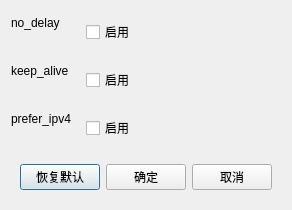
<?xml version="1.0" encoding="UTF-8"?>
<ui version="4.0">
 <class>EditTcpSettingsForm</class>
 <widget class="QDialog" name="EditTcpSettingsForm">
  <property name="geometry">
   <rect>
    <x>0</x>
    <y>0</y>
    <width>279</width>
    <height>200</height>
   </rect>
  </property>
  <property name="windowTitle">
   <string>Dialog</string>
  </property>
  <property name="modal">
   <bool>true</bool>
  </property>
  <layout class="QVBoxLayout" name="verticalLayout">
   <item>
    <layout class="QFormLayout" name="formLayout">
     <item row="0" column="1">
      <widget class="QWidget" name="widget_4" native="true">
       <layout class="QHBoxLayout" name="horizontalLayout_3">
        <item>
         <widget class="QCheckBox" name="no_delay">
          <property name="text">
           <string>启用</string>
          </property>
         </widget>
        </item>
        <item>
         <widget class="QWidget" name="widget_5" native="true"/>
        </item>
       </layout>
      </widget>
     </item>
     <item row="1" column="0">
      <widget class="QLabel" name="label_2">
       <property name="text">
        <string>keep_alive</string>
       </property>
       <property name="margin">
        <number>3</number>
       </property>
      </widget>
     </item>
     <item row="1" column="1">
      <widget class="QWidget" name="widget" native="true">
       <layout class="QHBoxLayout" name="horizontalLayout">
        <item>
         <widget class="QCheckBox" name="keep_alive">
          <property name="text">
           <string>启用</string>
          </property>
         </widget>
        </item>
        <item>
         <widget class="QWidget" name="widget_3" native="true"/>
        </item>
       </layout>
      </widget>
     </item>
     <item row="0" column="0">
      <widget class="QLabel" name="label">
       <property name="text">
        <string>no_delay</string>
       </property>
       <property name="margin">
        <number>3</number>
       </property>
      </widget>
     </item>
     <item row="2" column="0">
      <widget class="QLabel" name="label_3">
       <property name="text">
        <string>prefer_ipv4</string>
       </property>
       <property name="margin">
        <number>3</number>
       </property>
      </widget>
     </item>
     <item row="2" column="1">
      <widget class="QWidget" name="widget_6" native="true">
       <layout class="QHBoxLayout" name="horizontalLayout_4">
        <item>
         <widget class="QCheckBox" name="prefer_ipv4">
          <property name="text">
           <string>启用</string>
          </property>
         </widget>
        </item>
        <item>
         <widget class="QWidget" name="widget_7" native="true"/>
        </item>
       </layout>
      </widget>
     </item>
    </layout>
   </item>
   <item>
    <spacer name="verticalSpacer">
     <property name="orientation">
      <enum>Qt::Vertical</enum>
     </property>
     <property name="sizeHint" stdset="0">
      <size>
       <width>20</width>
       <height>40</height>
      </size>
     </property>
    </spacer>
   </item>
   <item>
    <widget class="QWidget" name="widget_2" native="true">
     <layout class="QHBoxLayout" name="horizontalLayout_2">
      <item>
       <spacer name="horizontalSpacer">
        <property name="orientation">
         <enum>Qt::Horizontal</enum>
        </property>
        <property name="sizeHint" stdset="0">
         <size>
          <width>40</width>
          <height>20</height>
         </size>
        </property>
       </spacer>
      </item>
      <item>
       <widget class="QPushButton" name="reset">
        <property name="text">
         <string>恢复默认</string>
        </property>
       </widget>
      </item>
      <item>
       <widget class="QPushButton" name="ok">
        <property name="text">
         <string>确定</string>
        </property>
       </widget>
      </item>
      <item>
       <widget class="QPushButton" name="cancel">
        <property name="text">
         <string>取消</string>
        </property>
       </widget>
      </item>
     </layout>
    </widget>
   </item>
  </layout>
 </widget>
 <resources/>
 <connections/>
</ui>
